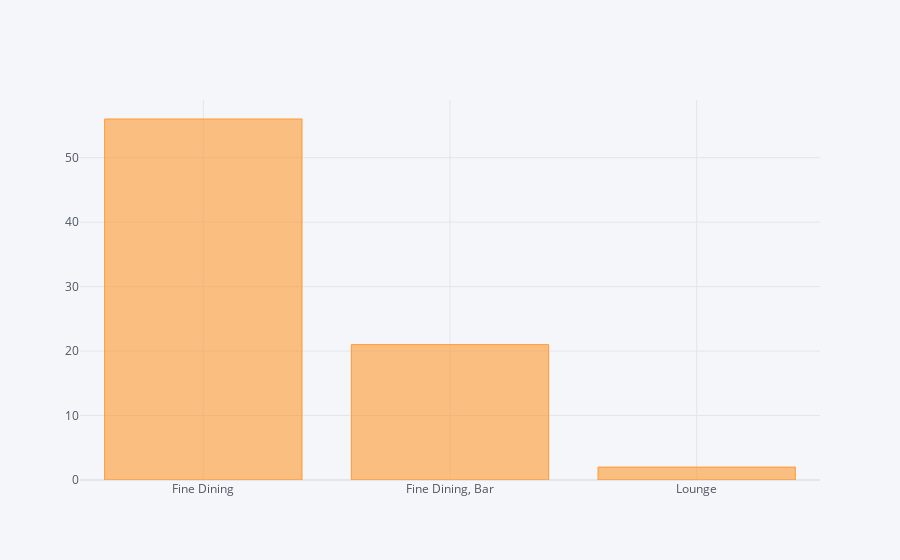

The notebook cell saved with this chart:
### Code cell
df[df.cost>3000].rest_type.value_counts().iplot(kind="bar")

### Figure 1 — Plotly figure (JSON) as saved in the notebook; plotly's stock layout.template omitted (floating-point values rounded to 4 significant figures)
{"data": [{"marker": {"color": "rgba(255, 153, 51, 0.6)", "line": {"color": "rgba(255, 153, 51, 1.0)", "width": 1}}, "name": "rest_type", "orientation": "v", "text": "", "type": "bar", "x": ["Fine Dining", "Fine Dining, Bar", "Lounge"], "y": [56, 21, 2]}], "layout": {"legend": {"bgcolor": "#F5F6F9", "font": {"color": "#4D5663"}}, "paper_bgcolor": "#F5F6F9", "plot_bgcolor": "#F5F6F9", "title": {"font": {"color": "#4D5663"}}, "xaxis": {"gridcolor": "#E1E5ED", "showgrid": true, "tickfont": {"color": "#4D5663"}, "title": {"font": {"color": "#4D5663"}, "text": ""}, "zerolinecolor": "#E1E5ED"}, "yaxis": {"gridcolor": "#E1E5ED", "showgrid": true, "tickfont": {"color": "#4D5663"}, "title": {"font": {"color": "#4D5663"}, "text": ""}, "zerolinecolor": "#E1E5ED"}}}
